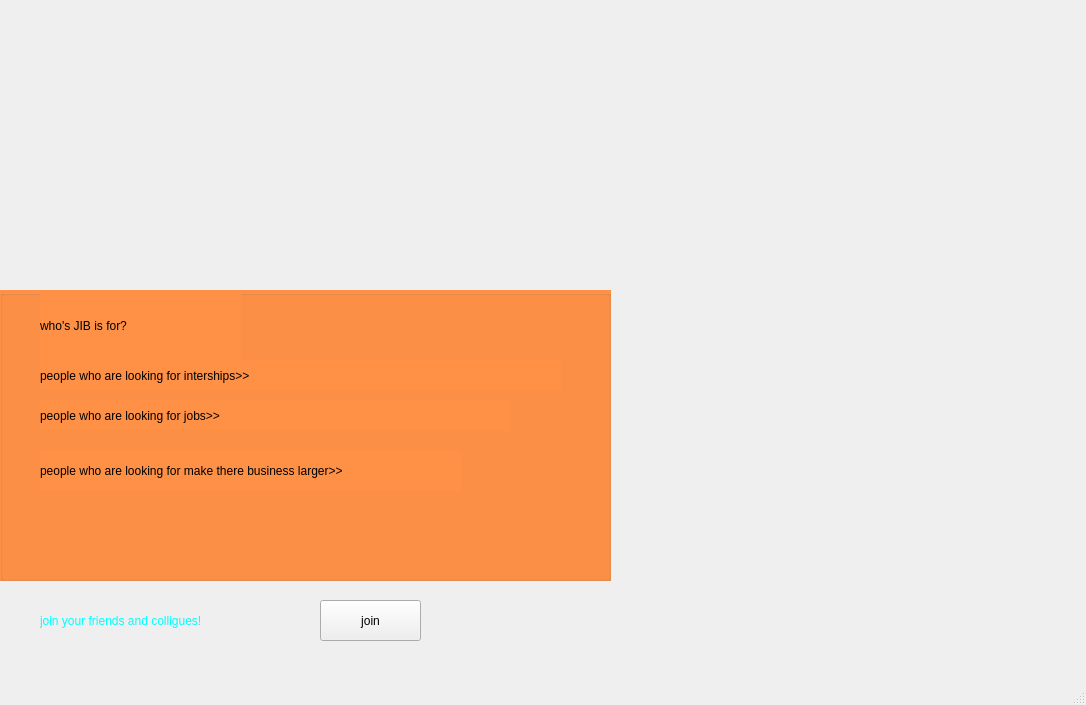
<?xml version="1.0" encoding="UTF-8"?>
<ui version="4.0">
 <class>splashpage</class>
 <widget class="QMainWindow" name="splashpage">
  <property name="geometry">
   <rect>
    <x>0</x>
    <y>0</y>
    <width>1086</width>
    <height>705</height>
   </rect>
  </property>
  <property name="windowTitle">
   <string>splashpage</string>
  </property>
  <widget class="QWidget" name="centralwidget">
   <widget class="QGroupBox" name="groupBox">
    <property name="geometry">
     <rect>
      <x>0</x>
      <y>290</y>
      <width>611</width>
      <height>291</height>
     </rect>
    </property>
    <property name="styleSheet">
     <string notr="true">background-color: rgb(255, 145, 71);
</string>
    </property>
    <property name="title">
     <string/>
    </property>
    <widget class="QLabel" name="label_2">
     <property name="geometry">
      <rect>
       <x>40</x>
       <y>0</y>
       <width>201</width>
       <height>71</height>
      </rect>
     </property>
     <property name="styleSheet">
      <string notr="true">font: 14pt &quot;MS Shell Dlg 2&quot;;</string>
     </property>
     <property name="text">
      <string>who's JIB is for?</string>
     </property>
    </widget>
    <widget class="QLabel" name="label_3">
     <property name="geometry">
      <rect>
       <x>40</x>
       <y>70</y>
       <width>521</width>
       <height>31</height>
      </rect>
     </property>
     <property name="styleSheet">
      <string notr="true">font: 12pt &quot;MS Shell Dlg 2&quot;;</string>
     </property>
     <property name="text">
      <string>people who are looking for interships&gt;&gt;</string>
     </property>
    </widget>
    <widget class="QLabel" name="label_4">
     <property name="geometry">
      <rect>
       <x>40</x>
       <y>110</y>
       <width>471</width>
       <height>31</height>
      </rect>
     </property>
     <property name="styleSheet">
      <string notr="true">font: 12pt &quot;MS Shell Dlg 2&quot;;</string>
     </property>
     <property name="text">
      <string>people who are looking for jobs&gt;&gt;</string>
     </property>
    </widget>
    <widget class="QLabel" name="label_5">
     <property name="geometry">
      <rect>
       <x>40</x>
       <y>160</y>
       <width>421</width>
       <height>41</height>
      </rect>
     </property>
     <property name="styleSheet">
      <string notr="true">font: 12pt &quot;MS Shell Dlg 2&quot;;</string>
     </property>
     <property name="text">
      <string>people who are looking for make there business larger&gt;&gt;</string>
     </property>
    </widget>
   </widget>
   <widget class="QLabel" name="label">
    <property name="geometry">
     <rect>
      <x>170</x>
      <y>-40</y>
      <width>711</width>
      <height>461</height>
     </rect>
    </property>
    <property name="styleSheet">
     <string notr="true">image: url(:/new/prefix1/Screenshot (605).png);</string>
    </property>
    <property name="text">
     <string/>
    </property>
   </widget>
   <widget class="QLabel" name="label_6">
    <property name="geometry">
     <rect>
      <x>-30</x>
      <y>560</y>
      <width>621</width>
      <height>131</height>
     </rect>
    </property>
    <property name="styleSheet">
     <string notr="true">image: url(:/new/prefix1/download.jpg);</string>
    </property>
    <property name="text">
     <string/>
    </property>
   </widget>
   <widget class="QLabel" name="label_7">
    <property name="geometry">
     <rect>
      <x>530</x>
      <y>560</y>
      <width>621</width>
      <height>131</height>
     </rect>
    </property>
    <property name="styleSheet">
     <string notr="true">image: url(:/new/prefix1/download.jpg);</string>
    </property>
    <property name="text">
     <string/>
    </property>
   </widget>
   <widget class="QLabel" name="label_8">
    <property name="geometry">
     <rect>
      <x>40</x>
      <y>600</y>
      <width>261</width>
      <height>41</height>
     </rect>
    </property>
    <property name="styleSheet">
     <string notr="true">font: 14pt &quot;MS Shell Dlg 2&quot;;
color: rgb(0, 255, 255);</string>
    </property>
    <property name="text">
     <string>join your friends and colligues!</string>
    </property>
   </widget>
   <widget class="QPushButton" name="pushButton">
    <property name="geometry">
     <rect>
      <x>320</x>
      <y>600</y>
      <width>101</width>
      <height>41</height>
     </rect>
    </property>
    <property name="text">
     <string>join</string>
    </property>
   </widget>
   <widget class="QLabel" name="label_9">
    <property name="geometry">
     <rect>
      <x>610</x>
      <y>190</y>
      <width>541</width>
      <height>501</height>
     </rect>
    </property>
    <property name="styleSheet">
     <string notr="true">image: url(:/new/prefix1/resize.jpg);</string>
    </property>
    <property name="text">
     <string/>
    </property>
   </widget>
  </widget>
  <widget class="QMenuBar" name="menubar">
   <property name="geometry">
    <rect>
     <x>0</x>
     <y>0</y>
     <width>1086</width>
     <height>21</height>
    </rect>
   </property>
  </widget>
  <widget class="QStatusBar" name="statusbar"/>
 </widget>
 <resources/>
 <connections/>
</ui>
